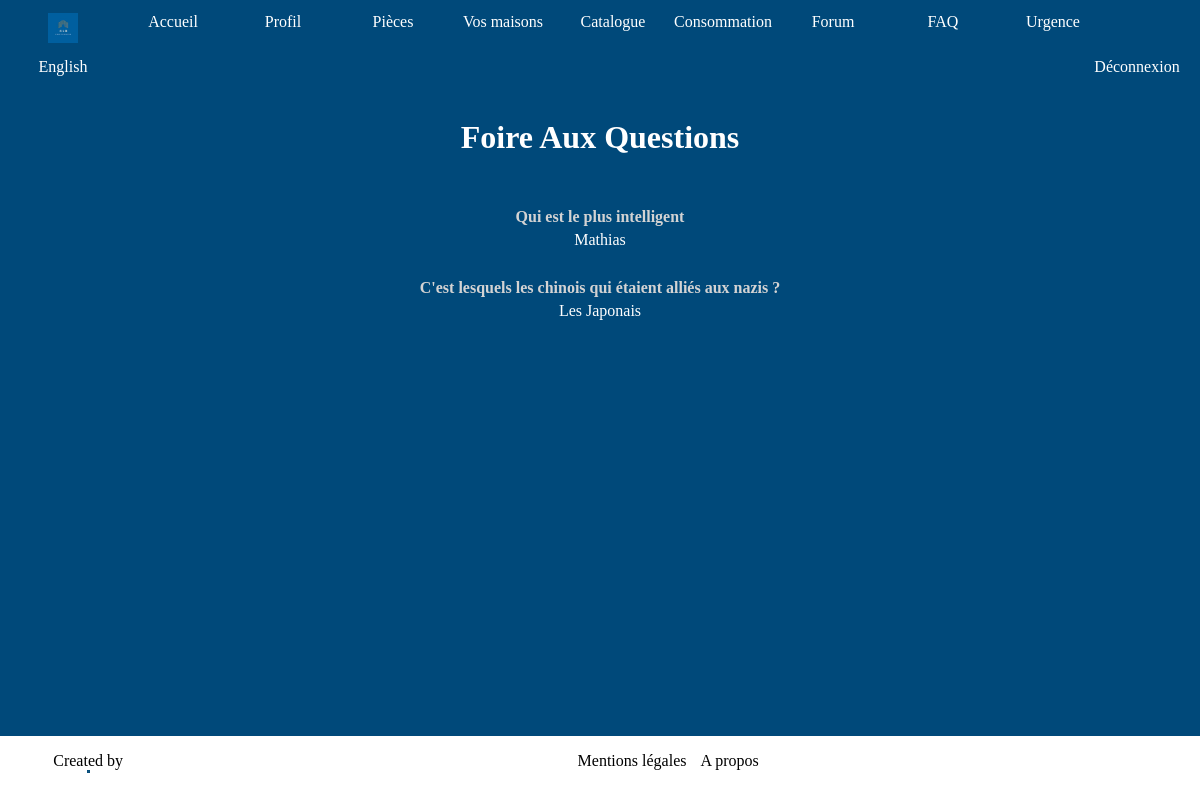
Screenshot of /index.php?action=faq (signed in) with the database file from the repository.
### tables this page shows
CREATE TABLE `faq` (
  `idQuestionReponse` int(11) NOT NULL,
  `question` text NOT NULL,
  `reponse` text NOT NULL
);

### controllers/controller.php (called while the page is built, shortened)
<?php
require "models/model.php";
function seeQuestion()
 {
    $questions =getQuestionList()->fetchAll();
    require "views/faq.php";
 }

### models/model.php (called while the page is built, shortened)
<?php
function getQuestionList(){
    $db = dbConnect();
    $req = $db->prepare("SELECT * FROM faq ");
	$req->execute();
    return $req;
}

### views/faq.php (the view, shortened to what this page needs)
<html>
<head>
<link rel="stylesheet" type="text/css" href="designs/css/faq.css" />
</head>
<header>
<?php
include 'header.php';
?>
</header>
<body>
<h1><?php
    switch ($_SESSION['lang']){
        case 'fr':
            echo "Foire Aux Questions";
            break;
    }
    ?></h1>
<table>
    <section>
    <div class="faq_container">
    <?php foreach($questions as $question) { ?>
   <div class="faq">
      <div class="faq_question"><?= $question["question"];?></div>
           <div class="faq_answer_container">
              <div class="faq_answer"><?= $question["reponse"];?></div>
           </div>
    </div>
 </div>
 <?php } ?>
</section>
</table>
<footer><?php require "footer.php"?></footer>
</body>
 </html>

### designs/css/faq.css (style rules this page uses)
* { text-align: center; background-color:#00497A; font-family: "Libre Baskerville"; text-decoration: none; color: white; }
.faq_question { margin: 0px; padding: 30px 0px 5px 0px; display: inline-block; cursor: pointer; font-weight: bold; color: lightgrey; }

### designs/css/header.css (style rules this page uses)
header { position: relative; margin: 0; font-family: LibreBaskerville; background-color:#00497A; }

### designs/css/footer.css (style rules this page uses)
footer { background-color: white; position:fixed; bottom:0; left:0; width: 100%; height: 8%; }

### rows the page displays
faq: question "Qui est le plus intelligent", reponse "Mathias"
faq: question "C'est lesquels les chinois qui étaient alliés aux nazis ?", reponse "Les Japonais"
